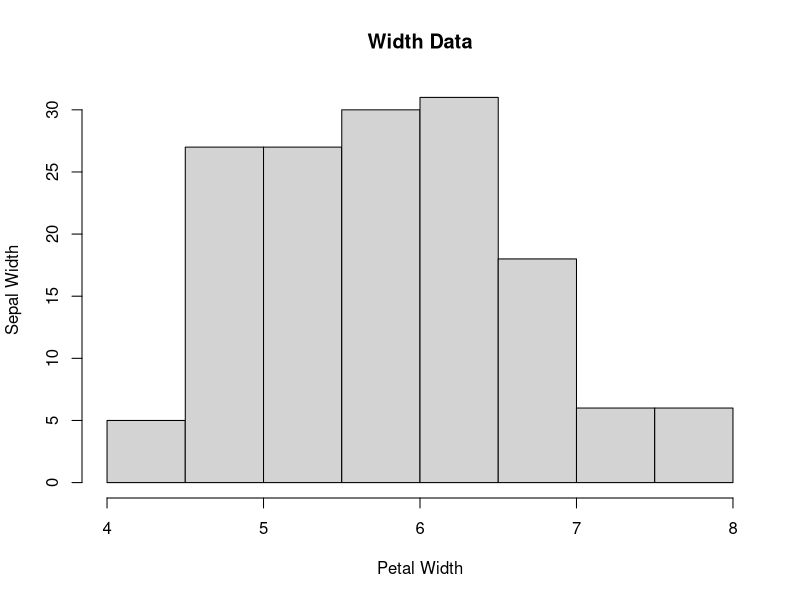
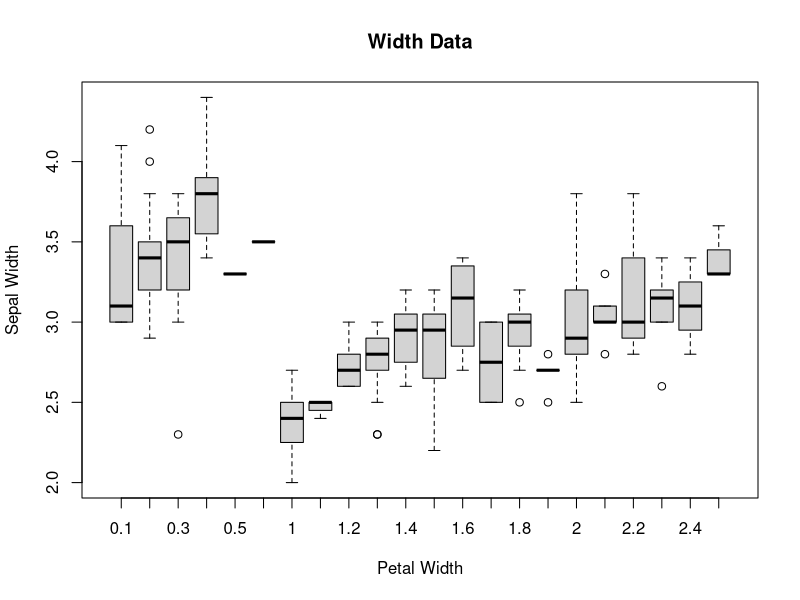
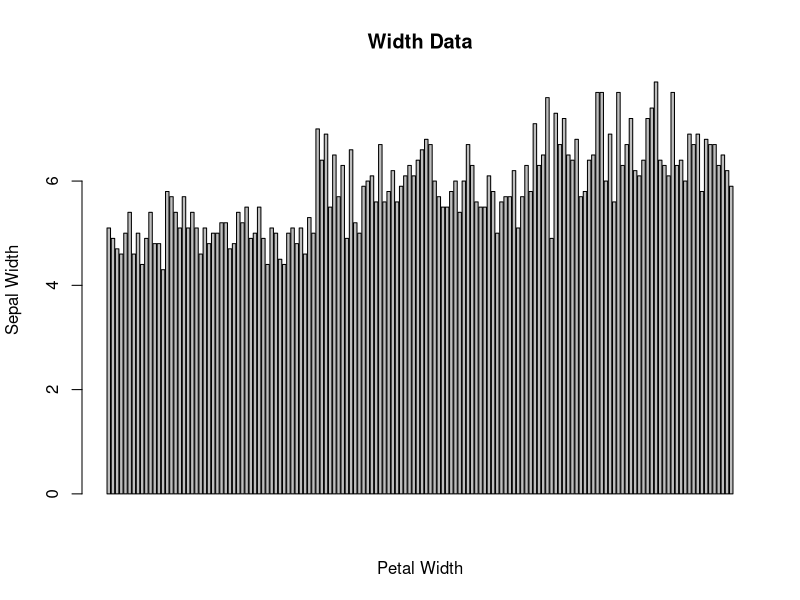
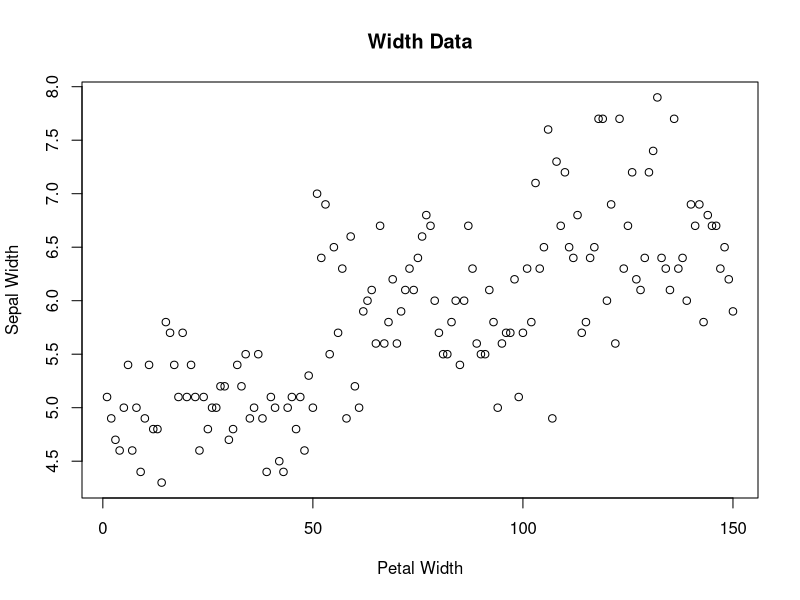

Source code (R) for these figures, in order:
#histogram
hist(iris$Sepal.Length, xlab="Petal Width", ylab ="Sepal Width",
     main="Width Data")

#boxplot
boxplot(Sepal.Width ~ Petal.Width, data = iris, xlab="Petal Width", 
        ylab ="Sepal Width",main="Width Data")

#barplot
barplot(iris$Sepal.Length, xlab="Petal Width", ylab ="Sepal Width",
        main="Width Data")

#scatterplot
plot(iris$Sepal.Length, xlab="Petal Width", ylab ="Sepal Width",
     main="Width Data")